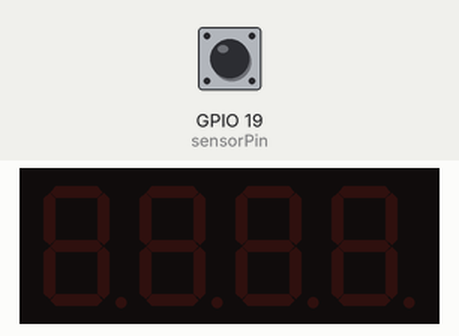
Recording of a program running on a simulated ESP32. Parts: 4-digit seven-segment display. The test bench sets the inputs (shaded band); at power-on: GPIO 19 (sensorPin) LOW. What the program prints to the serial monitor is not drawn.

Above: at 1.2 s.
1.3 s: GPIO 19 (sensorPin) driven HIGH
At 2.29 s:
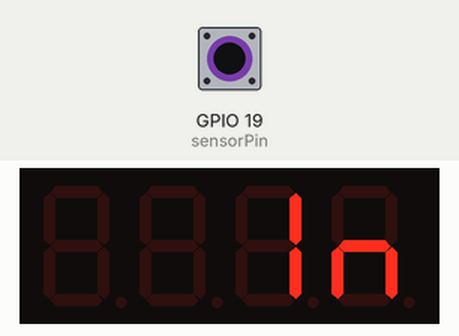
At 2.83 s:
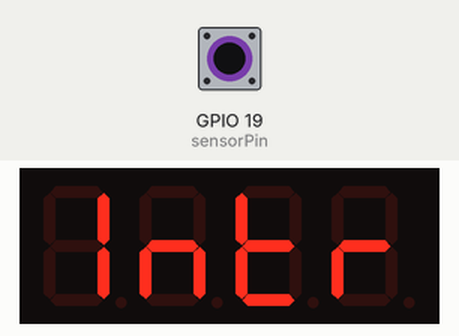
6.3 s: GPIO 19 (sensorPin) pulsed LOW 2 times (0.12 s each, 0.3 s apart)
At 7.69 s:
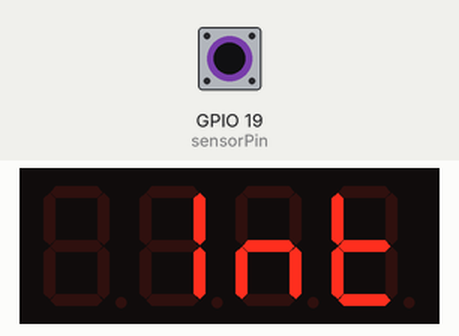
Timing chart, 0 to 9.3 s (numbered marks = the images above; inputs shaded):
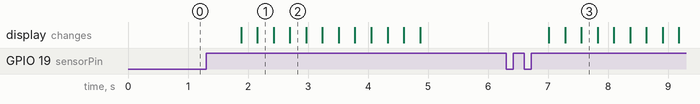

The program:

main.cpp
```cpp
/**********************************************************************
  This program will send the message   IntrudEr  to the 4 digit display
  every time that motion is detected.
  Pick the hex values you will need to have it say
  StoP IntrudEr   and add it to the message where shown below:
**********************************************************************/
#include <Arduino.h>              // include arduino library
#include <TM1637Display.h>

//DEFINE SECTION
#define CLK  33                // The ESP32 pin GPIO33 connected to CLK
#define DIO  32                // The ESP32 pin GPIO32 connected to DIO
#define Colon_On 0x40          // mask value to turn ON Colon on display
#define Colon_Off 0x00         // mask value to turn OFF Colon on display
int sensorPin =19 ;               // Pin # of the infrared motion sensor pin
uint8_t i;                    // index_value defined as having 8 bit data values
volatile int motion_detected=0;
//HARDWARE DEFINITION SECTION
TM1637Display segment = TM1637Display(CLK, DIO);

static portMUX_TYPE my_mutex = portMUX_INITIALIZER_UNLOCKED;

void IRAM_ATTR isr()              // puts isr code into RAM for fast response
{
  portENTER_CRITICAL(&my_mutex);  // Block any processes accessing sensorPin
                                  // since IRQ PB_PIN access is MUTually EXclusive.
      motion_detected=1;          // make counter 1 to indicate isr() has executed
  portEXIT_CRITICAL(&my_mutex);   // allow other processes to access sensorPin
}
unsigned char SEG_DONE[] =        // This has the scrolling message
{
 0x00,0x00,0x00,0x00,
                                  // Hex values for StoP
 0,0x06,0x54,0x78,0x50,0x1c,
 0x5e,0x79,0x50,
 0x00,0x00,0x00,0x00               // 4 trailing blanks
};


void setup()
{
  Serial.begin(9600);            // initialize serial
  segment.setBrightness(4);    // set the brightness to 4 in range (0:dimmest, 7:brightest)
  segment.clear();             // clear the 4 digit display
  pinMode(sensorPin, INPUT);     // set ESP32 pin to input mode
                                 // trigger isr on RISING edge from IR Sensor
  attachInterrupt(digitalPinToInterrupt(sensorPin),&isr,RISING);
                                 // print DETECTION STATUS at (10,32) on screen
  printf("\e[2J\e[10;32HDetection Status");
                                 // set future text to BOLD CYAN
  printf("\e[1;36m");
}

void loop()
{
  if (motion_detected==1)                    // if motion detected
  {
    printf("\e[11;36HDetected");   // print DETECTED at (11,36) on Screen
    fflush(stdout);                // flush output to screen
    for(i=0;i<=13;++i)                 // modify loop for 3 more values
    {
     segment.setSegments(SEG_DONE+i);
     delay(250);
    }
    motion_detected=0;             // reset motion_detected to 0
  }
  printf("\e[11;36H        ");     // clear DETECTED message
}
```

Measured:
- after the input at 1.3 s, the display: first changes after 0.59 s (image 1 shows a later state)
- after the input at 6.3 s, the display: first changes after 0.71 s (image 3 shows a later state)
